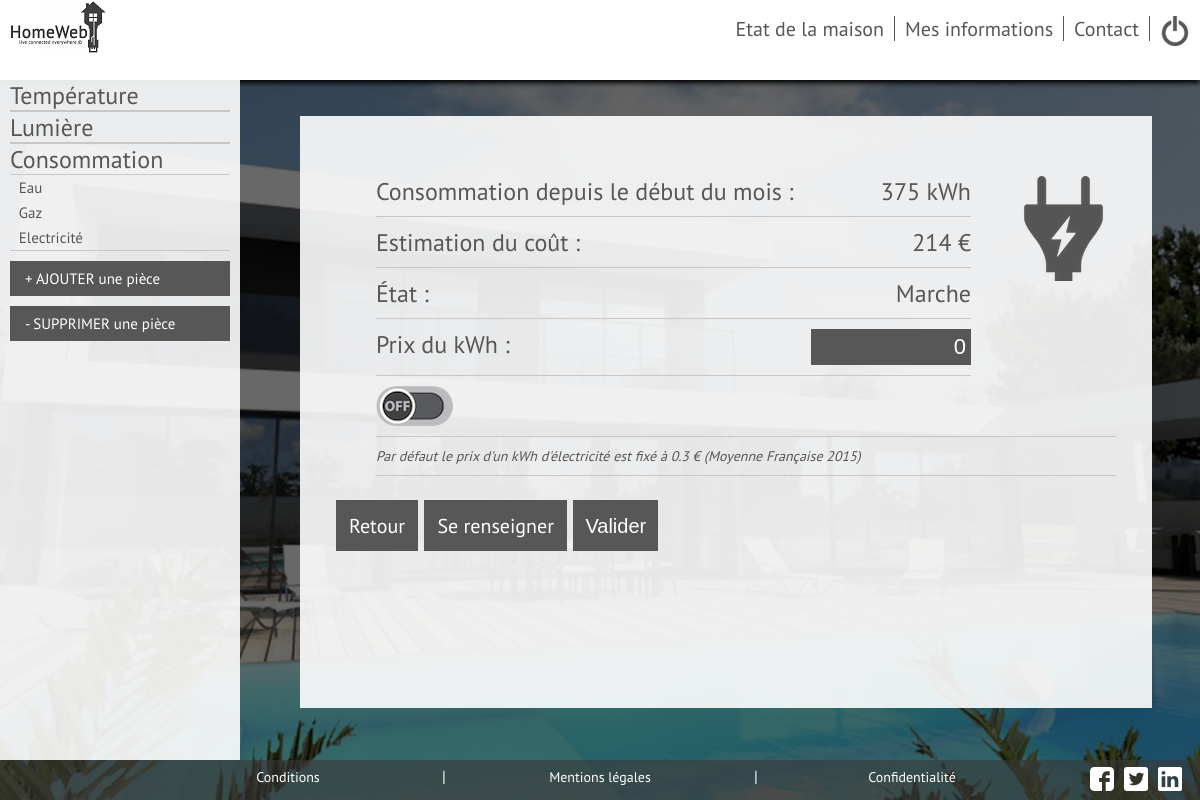
The page /Vues/elec.php (signed in) on the database as committed earlier.
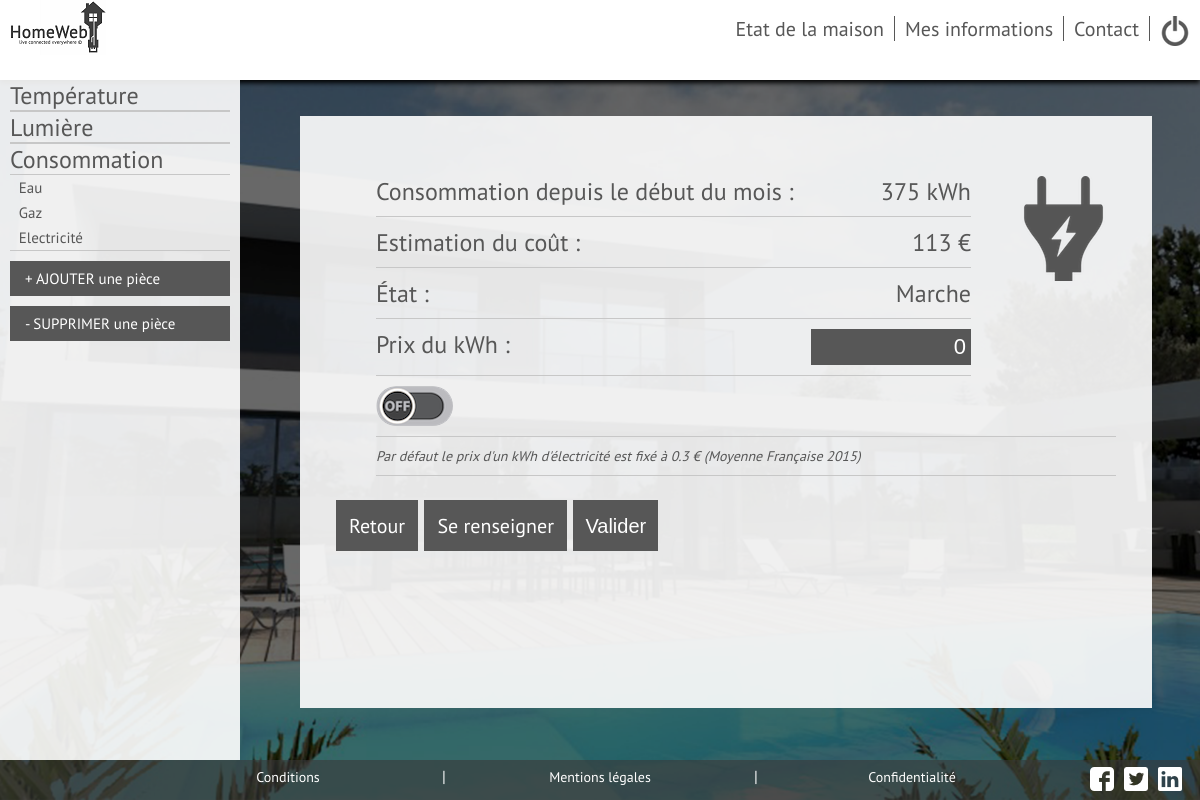
The same page on the database as committed later.
### tables this page shows
CREATE TABLE `elec` (
  `id` int(11) NOT NULL,
  `etat` int(11) NOT NULL,
  `consomation` int(11) NOT NULL,
  `prix_elec` float NOT NULL DEFAULT '0.5691'
);

### Vues/elec.php (the view, shortened to what this page needs)
<!DOCTYPE HTML>
<?php require("../Controleur/fonctions.php");
require("../Modele/connexionBDD.php");
?>
<html>
	<head>
		<link rel="stylesheet" type="text/css" href="../Styles/main.css" />
	</head>
	<body>
		<div id="page">
            <header>
                <?php
                include ("../entete.php");
                ?>
            </header>
            <div id=capteurs>
            <ul>
                <li><a href="#">Température</a>
                        <?php cascade_temp($_SESSION['id'],$db) ?>
                    </li>
                    <li><a href="#">Lumière</a>
                        <?php cascade_lum($_SESSION['id'],$db) ?>
                    </li>
                <li><a href="#">Consommation</a>
                    <ul>
                        <li><a href="eau.php">Eau</a> <span> <?php pastille_etat_eau($_SESSION['id'],$db) ?></span></li>
                        <li><a href="gaz.php">Gaz</a> <span> <?php pastille_etat_gaz($_SESSION['id'],$db) ?></span></li>
                        <li><a href="elec.php">Electricité</a> <span> <?php pastille_etat_elec($_SESSION['id'],$db) ?></span></li>
                    </ul>
                </li>
                <li>
                        <a class="bouton_type" href="ajout_piece.php">+  AJOUTER une pièce</a>
                        <a class="bouton_type" href="suppr.php">- SUPPRIMER une pièce</a>
                    </li>
            </ul>
	       	</div>
                <div id=boite>
                    <form name="login" action="../Controleur/valid_elec.php?piece=<?php echo($_GET['piece']); ?>" method="post" accept-charset="utf-8">
                    <ul>
                        <div id = image_etat><img class ="image_temp" src="image/elec.png"/></div>
                        <li>Consommation depuis le début du mois :<span><?php echo (Conso_Elec(1,$db)) ?> kWh</span></li>
                        <li>Estimation du coût : <span><?php echo (Estim_Elec(1,$db)) ?> €</span></li>
                        <li>État : <span>Marche</span></li>
                        <li>Prix du kWh : <span><input type="text" class="Prix_entree" name="Prix_elec" value=<?php echo(affiche_prix_elec($_SESSION['id'],$db)) ?> placeholder="en €"></span></li>
                        <li>
                            <label class="switch">
                                <div class="slider"></div>
                            </label>
                        </li>
                        <li><I style="font-size : 14px;">Par défaut le prix d'un kWh d'électricité est fixé à 0.3 € (Moyenne Française 2015)</I></li>
                    </ul>
                    <a class="boutons_retour" href="etat.php" >Retour</a>
                    <a class="boutons_retour" href="contact.php">Se renseigner</a>
                    <input id="boutons_valider" type="submit" name="bouton_submit" value="Valider"/>
                    </form>
                </div>
            <?php include ("../footer.php");?>
        </div>
        </body>
</html>

### entete.php
<?php
echo '  <div id="logo">
            <a href="../image/logo.png"><img src="../image/logomini.png" alt="Logo HomeWeb" title="Logo HomeWeb"/>
        </div>
        <nav>
            <ul>
                <li><a href="../Vues/etat.php">Etat de la maison</a></li>
                <li><a href="../Vues/infos.php">Mes informations</a></li>
                <li><a href="../Vues/contact.php">Contact</a></li>
                <div id=logodeco><a href="../Controleur/logout.php"><img src="../Vues/image/onoff.png"></a></div>
            </ul>
        </nav>';
?>

### Controleur/fonctions.php (shortened to what this page needs)
<?php
function Conso_Elec($id,$db)
{
    $conso = -1;
    $reponse = $db->prepare('SELECT consomation FROM elec WHERE id= ?');
    $reponse->execute(array($id));
    while ($donnees = $reponse->fetch())
    {
	   $conso = $donnees['consomation'];
    }
    return $conso;
}
function Estim_Elec($id,$db,$prix = 0.5691)
{
    $reponse = $db->prepare('SELECT prix_elec FROM elec WHERE id= ?');
    $reponse->execute(array($id));
    while ($donnees = $reponse->fetch())
    {
	   $prix = $donnees['prix_elec'];
    }
    $prix = floatval($prix);
    $estim = ceil((Conso_Elec($id,$db))*($prix));
    return $estim;
}
function cascade_temp($id,$db)
{
    echo "<ul>";
    echo "</ul>";
}
function cascade_lum($id,$db)
{
    echo "<ul>";
    echo "</ul>";
}
function affiche_prix_elec($id,$db)
{
    $prix_elec = 0;
    $reponse = $db->prepare('SELECT prix_elec FROM elec WHERE id = ?');
    $reponse->execute(array($id));
    return($prix_elec);
}
?>

### footer.php
<?php echo' <footer>
                <nav>
                    <ul>
                        <li><a href="#">Conditions</a></li>
                        <li>|</li>
                        <li><a href="#">Mentions légales</a></li>
                        <li>|</li>
                        <li><a href="#">Confidentialité</a></li>
                    <div id=social>
                        <ul>
                        <li><a href="../image/facebook.png"><img src="image/facebook.png" alt="Facebook" title="Facebook"/></li>
                        <li><a href="../image/twitter.png"><img src="image/twitter.png" alt="Twitter" title="Twitter"/></li>
                        <li><a href="../image/linkedin.png"><img src="image/linkedin.png" alt="Linkedin" title="Linkedin"/></li>
                        </ul>
                    </div>
                    </ul>
                </nav>
            </footer>';?>

### Styles/main.css (style rules this page uses)
html, #page { height: 100%; width: 100%; }
body { background: url('../image/fond.png') ; background-position: center ; background-repeat: no-repeat ; background-attachment: fixed ; background-size: cover ; color: #575757; font-family: pt_sansregular; margin: 0px; height: 100%; }
#logo { margin-left: 10px; }
header nav ul { list-style-type: none; display: flex; }
header nav li { padding-left:10px; padding-right:10px; border: 1px; border-right-style:solid; }
header { display: flex; justify-content: space-between; background-color: white; box-shadow: 0px 3px 5px black; height: 10%; }
footer { display: flex; bottom:0; position:absolute; width:100%; background-color: rgba(57,57,57,0.6); color:white; height: 5%; text-align:center; list-style:none; }
footer nav { width:100%; }
footer nav ul { list-style-type:none; display:flex; width:65%; padding:0; margin:auto; margin-top:0.5%; margin-bottom:0.5%; }
footer nav li { width:100%; }
footer nav ul li a { color:white; font-size:14px; }
nav a { font-size: 20px; text-decoration: none; color: #575757; }
#objects, #objects ul, #capteurs, #capteurs ul { padding: 0; margin: 0; list-style: none; }
#capteurs { background-color: rgba(255,255,255,0.9); width: 20%; height: 85%; overflow: auto; display: inline-block; vertical-align: top; max-width: 300px; min-width: 200px; }
#capteurs ul li { font-size: x-large; margin-left: 10px; margin-right:10px; }
#capteurs ul li ul li { font-size: 15px; padding-top:3px; padding-bottom:3px; display:flex; justify-content:space-between; }
#capteurs ul li ul li a:before { content: '• '; opacity: 0; margin-left: -12px; }
#capteurs ul li ul { border: 1px; border-top-style:solid; border-bottom-style:solid; border-color: rgb(199,199,199); }
#capteurs a { text-decoration:none; color:#575757; }
#boite { background-color: rgba(255,255,255,0.9) ; font-size: 24px; margin-top: 3%; margin-right: 5%; margin-left: 5%; width: 65%; padding: 3% 3% 3% 3%; display:inline-block; position: fixed; vertical-align:top; height:65%; overflow:auto; }
#boite ul li { display:flex; justify-content: space-between; border: 1px; border-bottom-style:solid; border-color: rgb(199,199,199); margin-bottom: 10px; padding-bottom: 10px; }
.slider { cursor:pointer; background: url(../image/boutonOFF.png) no-repeat; padding: 0px 77px 40px 0px; border-radius: 20px; }
#capteurs .bouton_type { cursor: pointer; border-style: solid; background-color: #575757; border-color: #575757; padding: 5px; font-size: 15px; display: flex; margin-top: 10px; padding-left: 12px; color:white; margin-bottom:10px; }
#boite ul #image_etat img { float: right; margin-right: 0px; margin-top: 0px; padding-left: 40px; padding-bottom: 100px; }
#logodeco { height:25px; margin-left: 10px; margin-right:10px; }
#social ul li { margin-left:10px; display:flex; justify-content: flex-end; }
.boutons_retour { border-style: solid; background-color: #575757; border-color: #575757; color: white; text-decoration: none; padding:10px; font-size:20px; }
#boutons_valider { cursor: pointer; border-style: solid; background-color: #575757; border-color: #575757; color: white; padding-bottom:11px; padding-top:13px; padding-left:10px; padding-right:10px; font-size:20px; }
#boite ul li .Prix_entree { background-color: #575757; border: none; color: white; font-size: 22px; text-align: right; padding: 5px; width: 150px; }
#social { height:22px; position:fixed; margin-left:71%; }

Rows that differ between the two databases and show on the page:
changed elec: Estim_Elec(1,$db) "214" → "113"
